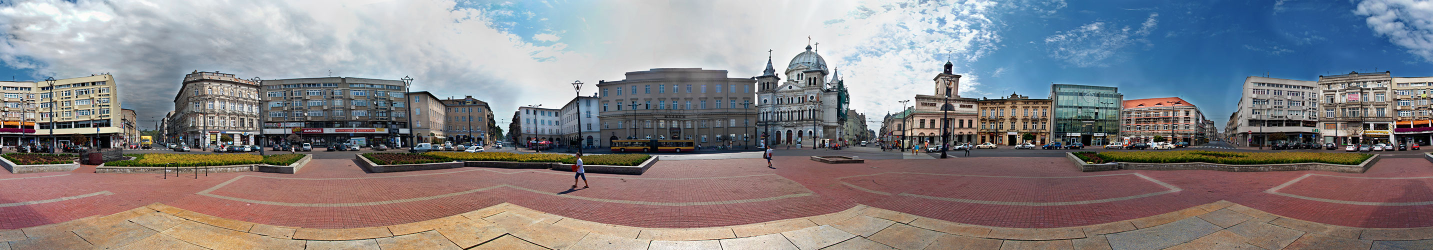
#> input picture examples/opencv/panorama3.jpg, 2865 x 500 px (shown at 1/2 size)
$ python color_blobs_by_hsv.py   (older library calls are emulated)
#> lines starting #> are read from the running program, lines starting #| are printed output that depends on the picture; after the words box and inside, x2 and y2 are one past the last pixel; in counts of white or black regions, pixels touching at a corner belong together
'''
TODO:

Test Results:
- separate out gray/silver/blacks from colors, ignore bright whites
    - ended up ignoring them (avoids trying to use sky as feature for example)

- make overlapping color sets (range of 20, step of 10 kind of thing)
    - Need to eliminate overlapping/similar keypoints (see next)

- Check the effects of blurring image first (needs tuning)
    - blurring the image first creates a number of blobs that seem closer to my
        sense of what areas should be blobs
- Check the effects of blurring the masks (non-blurred image)
    - blurring the masks tends to group more points, but in some cases it splits
        up blobs that would otherwise have been together.
- Check the effects of blurring both...
    - blurs too much.
'''

import cv2
import math
import numpy as np

def pix_x_to_bearing(img, px):
    height, width, channels = img.shape
    return float(px)/float(width)*(2*math.pi)

def blob_to_msg(img, blob):
    from viz_feature_sim.msg import Blob
    b = Blob()
    b.size = blob.size
    b.bearing = pix_x_to_bearing(img, blob.pt[0])
    pixel = img[int(blob.pt[1])][int(blob.pt[0])]
    b.color.b = pixel[0]
    b.color.g = pixel[1]
    b.color.r = pixel[2]
    return b

def color_dist(blob_msga, blob_msgb):
    npa1 = np.array([[[blob_msga.color.b, blob_msga.color.g, blob_msga.color.r]]])
    npa2 = np.array([[[blob_msgb.color.b, blob_msgb.color.g, blob_msgb.color.r]]])
    npa1 = cv2.cvtColor(npa1, cv2.COLOR_BGR2HSV)
    npa2 = cv2.cvtColor(npa2, cv2.COLOR_BGR2HSV)
    h1 = int(npa1[0][0][0])
    h2 = int(npa2[0][0][0])
    return abs(h1 - h2)

img = cv2.imread('panorama3.jpg')
#> img is the input picture: shape (500, 2865, 3); mean B, G, R 132.8, 130.4, 134.4
cv2.imshow('original image', img)
img = cv2.blur(img, (5,5,))
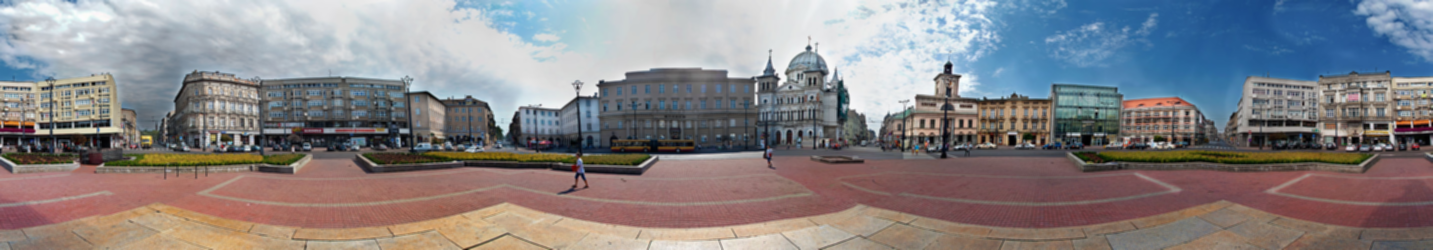
#> img: shape (500, 2865, 3) (shown at 1/2 size); mean B, G, R 132.8, 130.4, 134.4

hsv_img = cv2.cvtColor(img, cv2.COLOR_BGR2HSV)
#> hsv_img: shape (500, 2865, 3); mean H, S, V 70.5, 66.1, 152.1

mask_array = []
res_array = []

# add in a gray-black filter
lower_limit = np.array([0,0,0])
upper_limit = np.array([180,75,255])
mask = cv2.inRange(hsv_img, lower_limit, upper_limit)
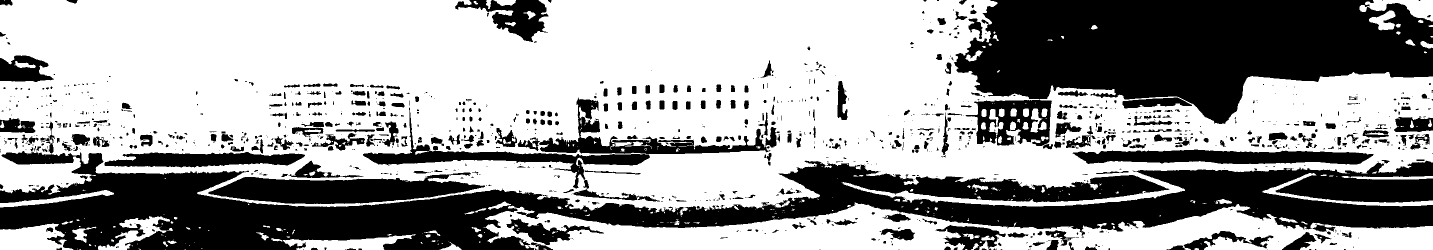
#> mask: shape (500, 2865) (shown at 1/2 size); 62.2% white; 1231 black regions (799 under 20 px), largest, box (x1, y1, x2, y2) and area: (0, 302, 2865, 500) 232728, (1908, 0, 2865, 248) 158147, (726, 195, 1553, 403) 24977
# mask_array.append(mask)
# res_array.append(cv2.bitwise_and(img, img, mask=mask))

# create a wrapping red filter (wraps from 170-10)
lower_limit1 = np.array([170,75,30])
upper_limit1 = np.array([180,255,205])
lower_limit2 = np.array([0,75,30])
upper_limit2 = np.array([10,255,205])
mask1 = cv2.inRange(hsv_img, lower_limit1, upper_limit1)
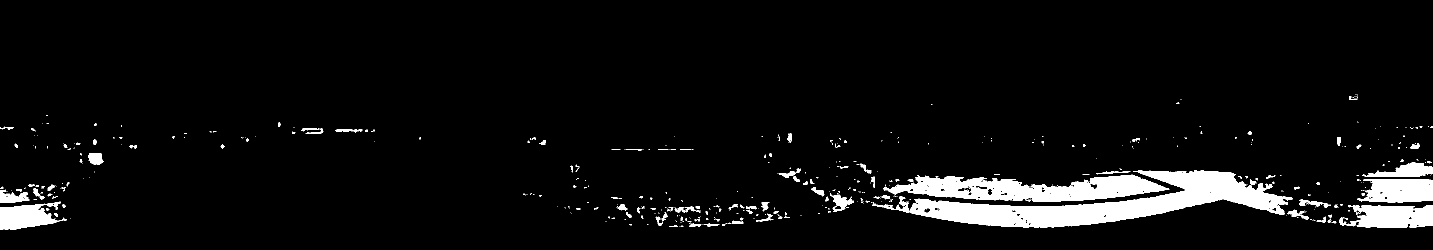
#> mask1: shape (500, 2865) (shown at 1/2 size); 5.6% white; 486 white regions (364 under 20 px), largest, box (x1, y1, x2, y2) and area: (1745, 340, 2586, 455) 33294, (1767, 349, 2339, 404) 17504, (2678, 410, 2865, 456) 6406
mask2 = cv2.inRange(hsv_img, lower_limit2, upper_limit2)
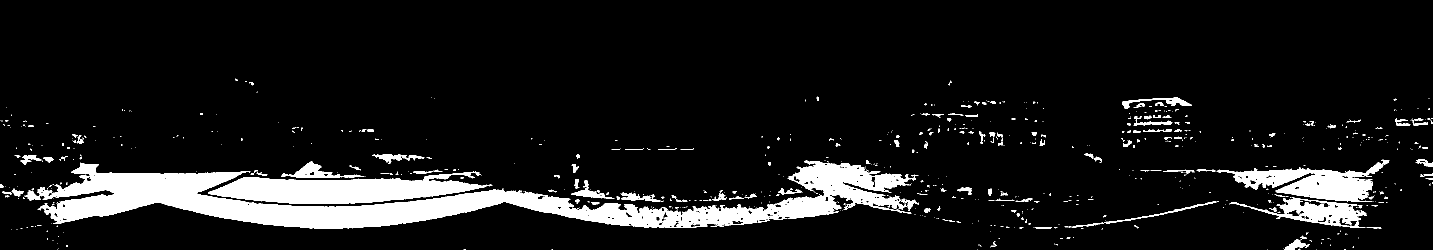
#> mask2: shape (500, 2865) (shown at 1/2 size); 9.5% white; 803 white regions (652 under 20 px), largest, box (x1, y1, x2, y2) and area: (75, 321, 1832, 458) 80381, (417, 343, 974, 408) 21028, (2434, 319, 2779, 404) 11969
mask_final = cv2.bitwise_or(mask1, mask2)
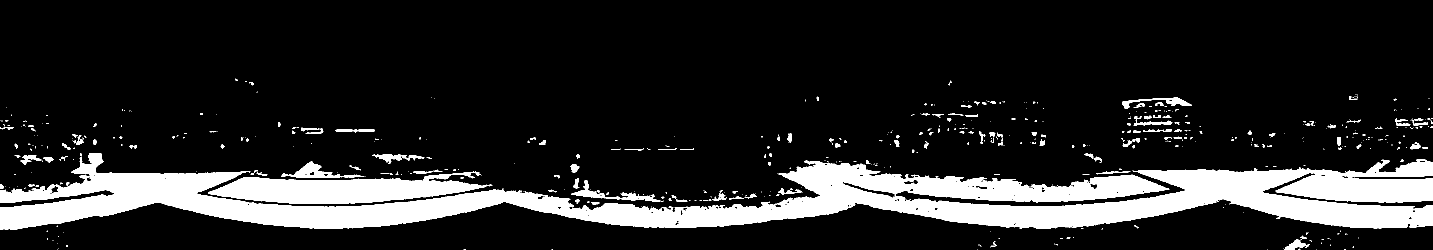
#> mask_final: shape (500, 2865) (shown at 1/2 size); 15.1% white; 585 white regions (441 under 20 px), largest, box (x1, y1, x2, y2) and area: (0, 306, 2865, 460) 179636, (417, 343, 974, 408) 21028, (562, 322, 729, 356) 1698
mask_array.append(mask_final)
res_array.append(cv2.bitwise_and(img, img, mask=mask_final))

for i in range(0, 179, 10):
    # i-i+20 = hue/color ranges
    # 75-255 = saturation, colors that one can actually see
    # 50-205 = value/brightness, < 30 = gray, black, > 205 = white/sky
    lower_limit = np.array([i,75,30])
    upper_limit = np.array([i+20,255,205])
    mask = cv2.inRange(hsv_img, lower_limit, upper_limit)
    mask_array.append(mask)
    res_array.append(cv2.bitwise_and(img, img, mask=mask))
#> this loop made 18 passes
#> pass 1, `mask = cv2.inRange(hsv_img, lower_limit, upper_limit)`:
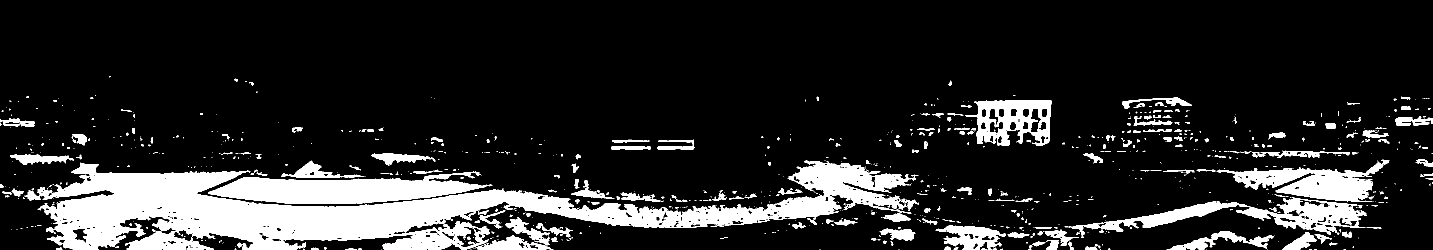
#> mask: shape (500, 2865) (shown at 1/2 size); 15% white; 1010 white regions (783 under 20 px), largest, box (x1, y1, x2, y2) and area: (75, 321, 1832, 500) 117846, (417, 343, 974, 408) 21311, (2143, 395, 2734, 472) 13108
#> pass 3, `mask = cv2.inRange(hsv_img, lower_limit, upper_limit)`:
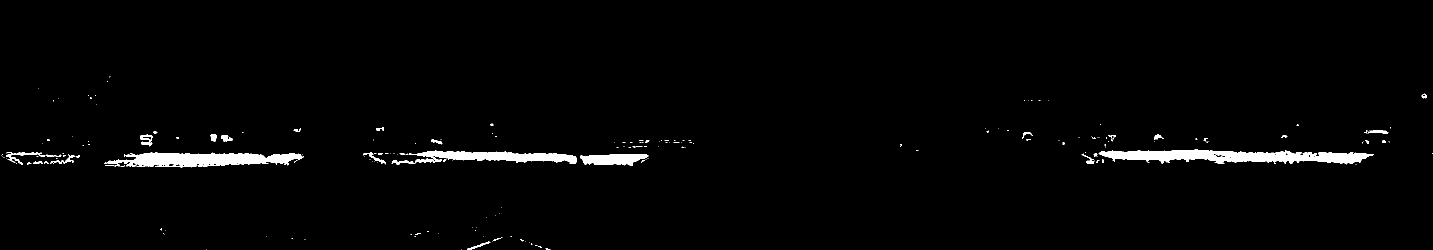
#> mask: shape (500, 2865) (shown at 1/2 size); 2% white; 222 white regions (182 under 20 px), largest, box (x1, y1, x2, y2) and area: (2197, 299, 2747, 329) 9466, (215, 305, 608, 335) 7506, (783, 301, 1154, 330) 5060
#> after the loop, mask_array = 19 items; res_array = 19 items

# find blobs in all the images!
# Set up the detector with default parameters
params = cv2.SimpleBlobDetector_Params()
params.filterByArea = True
# params.maxArea = 50000000
params.minArea = 500

# params.maxThreshold = 255
# params.minThreshold = 0

params.filterByConvexity = False
params.minConvexity = .00001
params.maxConvexity = 1.0

params.filterByCircularity = False
params.minCircularity = .00001
params.maxCircularity = 1.0

params.filterByColor = False

detector = cv2.SimpleBlobDetector(params)

keypoints_sum = 0

blobs = []

for i in range(0,len(mask_array)):
    if not i == 10:
        continue

    im = cv2.bitwise_not(mask_array[i])
    # im = cv2.blur(im, (5,5,))
    keypoints = detector.detect(im)
    keypoints_sum += len(keypoints)

    for blob in keypoints:
#> (the run stopped early here; a loop or call above may not have finished)
